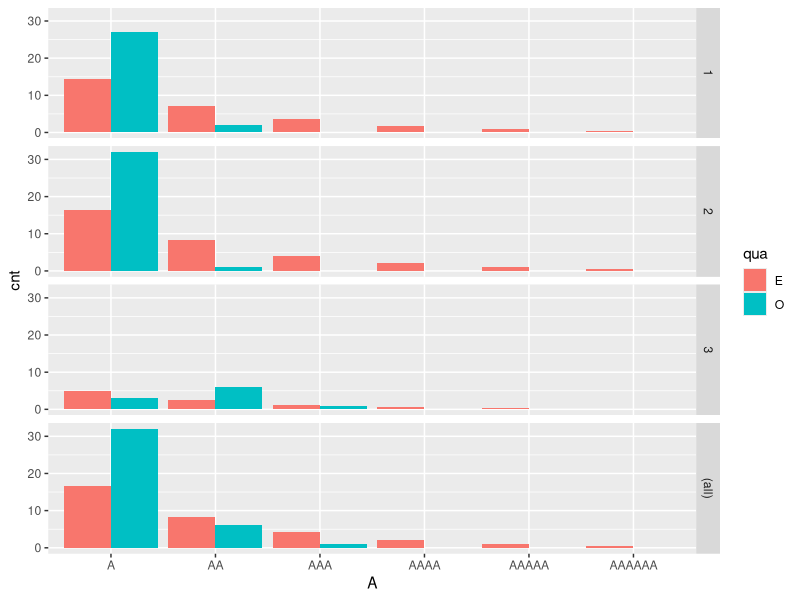
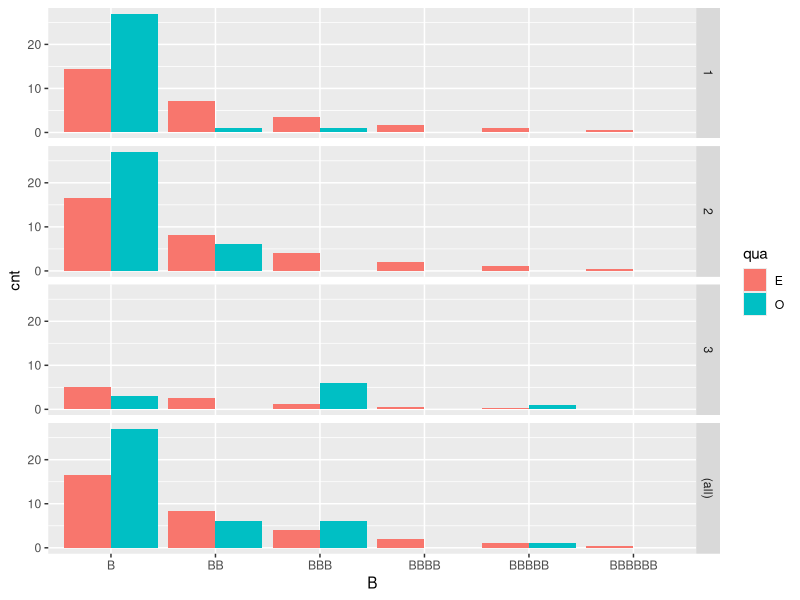

Here is the R script that generated these plots, in order:
library(tidyverse)
getwd()
setwd("~/github/AS_align/")

chr1a <-as.tibble(c('A', 'A'))
chr3a <-as.tibble(c('A', 'A', 'A', 'AA', 'A', 'A', 'A', 'A'))
chr5a <-as.tibble(c('A', 'A', 'A', 'A'))
chr6a <-as.tibble(c('A', 'A', 'AA', 'A', 'A', 'A', 'A', 'A'))
chr7a <-as.tibble(c('A'))
chr10a <-as.tibble(c('A', 'A'))
chr12a <-as.tibble(c('A', 'A'))
chr16a <-as.tibble(c('A', 'A'))

(SF1a<-chr1a%>%bind_rows(chr3a, chr5a, chr6a, chr7a, chr10a, chr12a, chr16a)%>%mutate(c=1)%>%group_by(value)%>%summarise(cnt=sum(c))%>%ungroup()%>%mutate(SF="1"))

chr1b <-as.tibble(c('B', 'B'))
chr3b <-as.tibble(c('B', 'B', 'B', 'B', 'B', 'B', 'B', 'B'))
chr5b <-as.tibble(c('B', 'B', 'B', 'B'))
chr6b <-as.tibble(c('BBB', 'B', 'B', 'B', 'B', 'B', 'B', 'B'))
chr7b <-as.tibble(c('B'))
chr10b <-as.tibble(c('BB', 'B'))
chr12b <-as.tibble(c('B', 'B'))
chr16b <-as.tibble(c('B', 'B'))

(SF1b<-chr1b%>%bind_rows(chr3b, chr5b, chr6b, chr7b, chr10b, chr12b, chr16b)%>%mutate(c=1)%>%group_by(value)%>%summarise(cnt=sum(c))%>%ungroup()%>%mutate(SF="1")) 

chr2a <-as.tibble(c('A', 'A', 'A', 'A'))
chr4a <-as.tibble(c('A', 'A', 'A'))
chr8a <-as.tibble(c('A', 'A', 'A', 'A', 'A', 'A', 'A'))
chr9a <-as.tibble(c('A'))
chr13a <-as.tibble(c('AA', 'A', 'A', 'A', 'A'))
chr15a <-as.tibble(c('A', 'A', 'A', 'A', 'A', 'A'))
chr18a <-as.tibble(c('A', 'A', 'A', 'A', 'A'))
chr20a <-as.tibble(c('A', 'A'))

(SF2a<-chr2a%>%bind_rows(chr4a, chr8a, chr9a, chr13a, chr15a, chr18a, chr20a)%>%mutate(c=1)%>%group_by(value)%>%summarise(cnt=sum(c))%>%ungroup()%>%mutate(SF="2")) 

chr2b <-as.tibble(c('B', 'B', 'B', 'B'))
chr4b <-as.tibble(c('B', 'BB', 'B'))
chr8b <-as.tibble(c('BB', 'B', 'B', 'B', 'B', 'B', 'B'))
chr9b <-as.tibble(c('B'))
chr13b <-as.tibble(c('B', 'B', 'B', 'B', 'B'))
chr15b <-as.tibble(c('B', 'BB', 'B', 'B', 'BB', 'B'))
chr18b <-as.tibble(c('BB', 'B', 'B', 'B', 'B'))
chr20b <-as.tibble(c('BB', 'B'))

(SF2b<-chr2b%>%bind_rows(chr4b, chr8b, chr9b, chr13b, chr15b, chr18b, chr20b)%>%mutate(c=1)%>%group_by(value)%>%summarise(cnt=sum(c))%>%ungroup()%>%mutate(SF="2")) 

chr11a <-as.tibble(c('AA'))
chr17a <-as.tibble(c('AA', 'A', 'AA', 'A'))
chr17ba <-as.tibble(c('AAA', 'AA'))
chrXa <-as.tibble(c('AA', 'AA', 'A'))

(SF3a<-chr11a%>%bind_rows(chr17a, chr17ba, chrXa)%>%mutate(c=1)%>%group_by(value)%>%summarise(cnt=sum(c))%>%ungroup()%>%mutate(SF="3")) 

chr11b <-as.tibble(c('BBB'))
chr17b <-as.tibble(c('BBB', 'BBB', 'B', 'BBB'))
chr17bb <-as.tibble(c('BBBBB', 'B'))
chrXb <-as.tibble(c('B', 'BBB', 'BBB'))

(SF3b<-chr11b%>%bind_rows(chr17b, chr17bb, chrXb)%>%mutate(c=1)%>%group_by(value)%>%summarise(cnt=sum(c))%>%ungroup()%>%mutate(SF="3")) 

(E<-as.tibble(c(0:5))%>%mutate(A=c("A","AA","AAA","AAAA","AAAAA","AAAAAA"))%>%mutate(B=c("B","BB","BBB","BBBB","BBBBB","BBBBBB"))%>%mutate(dg=dgeom(value,0.5))%>%mutate(qua="E"))

(E1<-E%>%mutate(cnt=dg*29)%>%mutate(SF="1"))
E2<-E%>%mutate(cnt=dg*33)%>%mutate(SF="2")
E3<-E%>%mutate(cnt=dg*10)%>%mutate(SF="3")
Ea<-E1%>%bind_rows(E2,E3)%>%select(A,cnt,SF,qua)
Ea

Eb<-E1%>%bind_rows(E2,E3)%>%select(B,cnt,SF,qua)
Eb

SFa<-SF1a%>%bind_rows(SF2a,SF3a)%>%mutate(qua="O")%>%rename(A=value)
SFa<-SFa%>%bind_rows(Ea)%>%bind_rows(tibble(A=c("AAA","AAAA","AAAAA","AAAAAA"),cnt=c(0,0,0,0),SF=c("1","1","1","1"),qua=c("O","O","O","O")))%>%bind_rows(tibble(A=c("AAA","AAAA","AAAAA","AAAAAA"),cnt=c(0,0,0,0),SF=c("2","2","2","2"),qua=c("O","O","O","O")))%>%bind_rows(tibble(A=c("AAAA","AAAAA","AAAAAA"),cnt=c(0,0,0),SF=c("3","3","3"),qua=c("O","O","O")))
SFa
g_a<-SFa%>%ggplot(aes(x=A, y=cnt, group=qua, position=qua, fill=qua))
g_a<-g_a+geom_col(position = "dodge")+facet_grid(SF~.,margins = TRUE)
print(g_a)

SFb<-SF1b%>%bind_rows(SF2b,SF3b)%>%mutate(qua="O")%>%rename(B=value)
SFb<-SFb%>%bind_rows(Eb)%>%bind_rows(tibble(B=c("BBBB","BBBBB","BBBBBB"),cnt=c(0,0,0),SF=c("1","1","1"),qua=c("O","O","O")))%>%bind_rows(tibble(B=c("BBB","BBBB","BBBBB","BBBBBB"),cnt=c(0,0,0,0),SF=c("2","2","2","2"),qua=c("O","O","O","O")))%>%bind_rows(tibble(B=c("BB","BBBB","BBBBBB"),cnt=c(0,0,0),SF=c("3","3","3"),qua=c("O","O","O")))
g_b<-SFb%>%ggplot(aes(x=B, y=cnt, group=qua, position=qua, fill=qua))
g_b<-g_b+geom_col(position = "dodge")+facet_grid(SF~.,margins = TRUE)
print(g_b)






